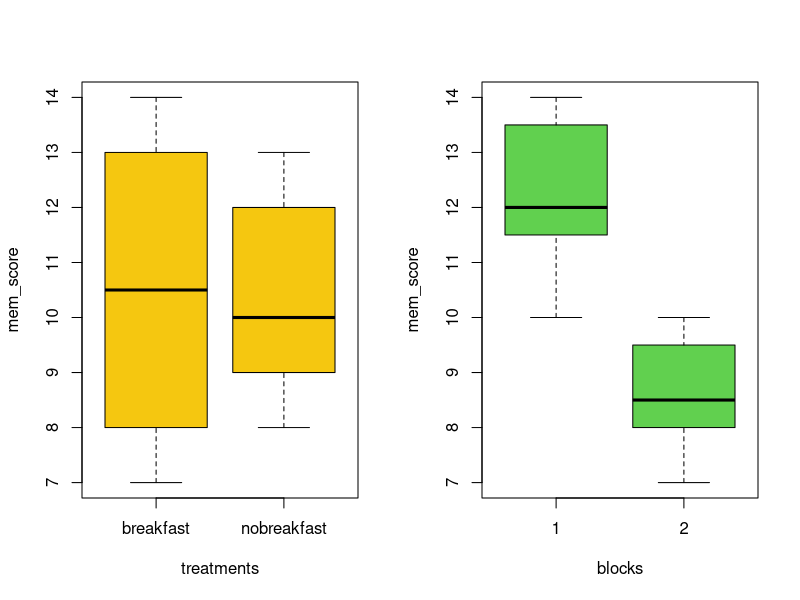
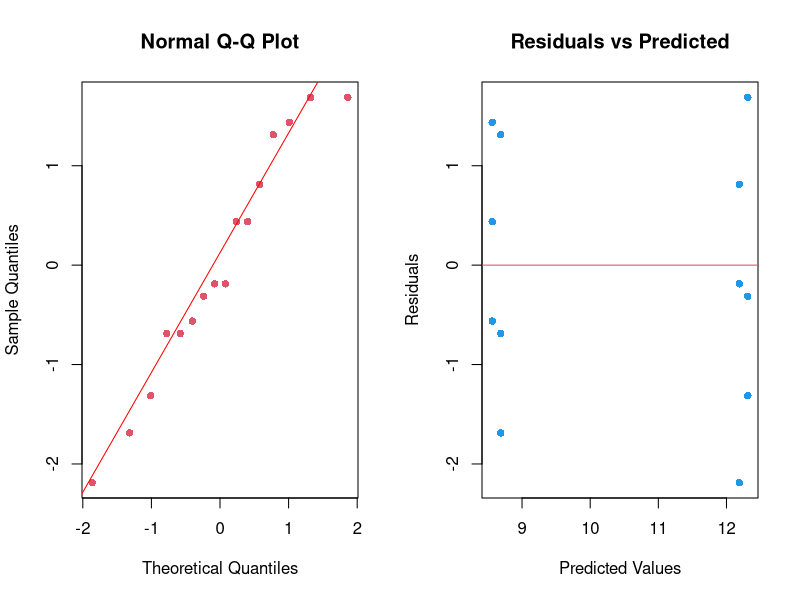

The R source for these figures, in order:
###############################################################
#Set-Up Before Coding Design
###############################################################
#Randomization
rmo <- matrix(0,nrow=4,ncol=4)
for(i in 1:4){
  rmo[,i]<-sample(1:4)
}
set.seed(16)
colnames(rmo) <- c("D", "M", "E", "X") #participants
rownames(rmo) <- c("no,G1", "no,G2", "yes,G1", "yes,G2") 
rmo

#######
# Key #
#######
  #no = did not eat breakfast before playing game
  #yes = eat breakfast before playing game
  #G1 = play memory game 1
  #G2 = play memory game 2

#Input Data
mem_score <- c(12, 8, 9, 14,
               7, 11, 10, 9,
               14, 13, 8, 10,
               8, 10, 12, 12)

participant <- rep(c("D", "M", "E", "X"), each = 4)

mgame <- c(rep(c(1,2), 1), rep(c(2,1), 1), 
              rep(c(2,1), 1), rep(c(1,2), 1),
              rep(c(1,2), each = 2),
              rep(c(2,1), each = 2))
              
days <- c(rep(c(1,2), 2),
          rep(c(2,1), each = 2),
          rep(c(2,1), 2),
          rep(c(1,2), 1), rep(c(2,1), 1))

treatments <- vector(length=16) 
  for(i in 1:16) {
    if(days[i]==1) treatments[i]="nobreakfast"
    if(days[i]==2) treatments[i]="breakfast"
}  
       
data <- data.frame(mem_score, participant, mgame, treatments, days)
data

###############################################################
#Original Design: RCBD
###############################################################

treatments <- as.factor(treatments)
blocks <- as.factor(mgame)

m <- lm(mem_score ~ treatments + blocks)
anova(m)

par(mfrow = c(1,2))
boxplot(mem_score ~ treatments, col = 7)
boxplot(mem_score ~ blocks, col = 3)

#Model Assumptions
shapiro.test(m$residuals)
bartlett.test(mem_score, treatments)
bartlett.test(mem_score, blocks)

par(mfrow = c(1,2))
qqnorm(m$residuals, pch = 16, col = 2)
qqline(m$residuals, col = "red")
plot(x = m$fitted.values, y = m$residuals, xlab = "Predicted Values",
     ylab = "Residuals", main = "Residuals vs Predicted",
     col = 4, pch = 16)
abline(h=0, col = 2)

###############################################################
#Revised Design: 2^3 Factorial with replicates within 4 blocks
###############################################################

#Randomization
set.seed(61)
rmo2 <- matrix(sample(1:16), nrow = 4)
colnames(rmo2) <- c("Danny", "Maria", "Elijah", "Xiaomu") 
rownames(rmo2) <- c("no,G1", "no,G2", "yes,G1", "yes,G2") 
rmo2

mem_score2 <- c(14, 7, 13, 11,
               10, 12, 9, 8,
               9, 8, 10, 12,
               10, 12, 14, 8)

participant2 <- rep(c("E", "M", "E", "M",
                     "X", "X", "D", "X",
                     "M", "D", "E", "D",
                     "M", "X", "D", "E"))

mgame2 <- c(rep(c(1,2), 1), rep(c(1), each = 2), 
           rep(c(2,1), 1), rep(c(2), each = 4),
           rep(c(2,1), 1),
           rep(c(1), each = 2), rep(c(1,2), 1))

days2 <- c(rep(c(2), each = 2), rep(c(1,2), 1),
          rep(c(2,1), 1), rep(c(1), 3),
          rep(c(2,1), 1), rep(c(1), 2),
          rep(c(2), 3))

treatments2 <- vector(length=16) 
for(i in 1:16) {
  if(days2[i]==1) treatments2[i]="nobreakfast"
  if(days2[i]==2) treatments2[i]="breakfast"
}  

data2 <- data.frame(mem_score2, participant2, mgame2, treatments2, days2)
data2

A <- treatments2
for(i in 1:16) {
  if(A[i]=="nobreakfast") A[i]=-1
  if(A[i]=="breakfast") A[i]=1
}  
A <- as.numeric(A) 

B <- days2
for(i in 1:16) {
  if(B[i]==1) B[i]=-1
  if(B[i]==2) B[i]=1
}  

C <- mgame2
for(i in 1:16) {
  if(C[i]==1) C[i]=-1
  if(C[i]==2) C[i]=1
}  

AB <- A*B #confounded treatments & days 

A <- as.factor(A) #treatments
B <- as.factor(B) #days
C <- as.factor(C) #games
D <- AB #confounded treatments & days 
reps <- as.factor(participant2) #participant = replicates

data2.1 <- data.frame(A, B, C, D, mem_score2)
data2.1


blocks <- c(rep(c(1,2,3,1), 1),
            rep(c(2,3,4,4), 1),
            rep(c(4,2,4,3), 1),
            rep(c(3,1,1,2), 1))

data2.2 <- data.frame(A, B, C, D, blocks, reps, mem_score2)
data2.2

m2 <- lm(mem_score2 ~ reps + blocks%in%reps + C + D)
anova(m2)

#Model Assumptions
shapiro.test(m2$residuals)
bartlett.test(mem_score2, reps)
bartlett.test(mem_score2, C)


